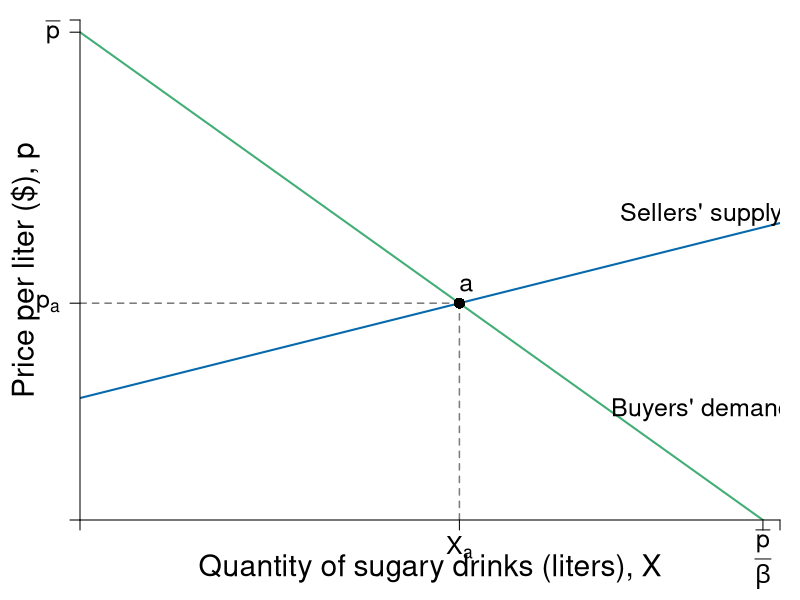

Generate this figure with R:
require(shape)
library(tidyverse)
pdf(file = "firmmarketsupply/sugar_tax_efficiency_nosurplus.pdf", width = 9, height = 7)

#Set parameters for graphics
axislabelsize <- 1.8
labelsize <- 1.5
namesize <- 1.8
annotatesize <- 1.5
graphlinewidth <- 2
segmentlinewidth <- 1.5

COL <- c("#7fc97f", "#beaed4", "#fdc086", "#ffff99", "#386cb0", "#f0027f", "#bf5b17", "#666666")
COLA <- c("#e0f3db", "#99d8c9","#66c2a4","#41ae76", "#238b45", "#005824")
COLB <- c("#c6dbef", "#4eb3d3", "#2b8cbe", "#0868ac","#084081")
COLC <- c("#fcfbfd", "#efedf5", "#dadaeb", "#bcbddc", "#9e9ac8", "#807dba", "#6a51a3", "#54278f", "#3f007d")
Grays <- gray.colors(25, start = 1, end = 0)

par(mar =  c(4, 4, 1, 1))

mrsA <- function(x, rmax = 20, xmax = 10) {
  rmax - (rmax/xmax)*x
}

uA <- function(x, y, rmax = 20, xmax = 10) {
  y + rmax*x - (1/2)(rmax/xmax)*x^2
}

Qs <- function(x, slope = 0.7, tax = 0){
  slope*x + 5 + tax
}

Qs_tax<- function(x, slope = 0.7, tax = 3.5){
  slope*x + 5 + tax
}

xlims <- c(0, 10.25)
ylims <- c(0, 20.5)

npts <- 501 
x <- seq(xlims[1], xlims[2], length.out = npts)
y <- seq(ylims[1], ylims[2], length.out = npts) 
a <- c(46.08, 55, 64)
b <- c(46.08, 55, 64)

#Equilibrium intersections
eq1 <- uniroot(function(x)  mrsA(x) - Qs(x)  , c(.01,10), tol=1e-8)   
eq2 <- uniroot(function(x)  mrsA(x) - Qs_tax(x)  , c(.01,10), tol=1e-8) 
xpre <- as.numeric(eq1[1])
xpost <- as.numeric(eq2[1])

plot(0, 0, xlim = xlims, ylim = ylims, type = "n",
     xlab = expression(paste("")),
     ylab = expression(paste("")), 
     xaxt = "n", 
     yaxt = "n", 
     cex.lab = axislabelsize, 
     bty = "n",
     xaxs = "i", 
     yaxs = "i")


ticksy <- c(0, NA,  Qs(xpre), NA, 20, ylims[2])
ylabels <- c(NA, NA, expression(paste(p[a])), NA, expression(paste(bar(p) )), NA)
ticksx <- c(0, NA, xpre, 10, xlims[2])
xlabels <- c(NA, NA, expression(paste(X[a])), expression(paste(frac(bar(p), beta ) )), NA)


npts <- 500 
xx1 <- seq(xlims[1], xlims[2], length.out = npts)

# Tax Rev 
#xpoly1 <- c(0, xpost, xpost, 0)
#ypoly1 <- c(Qs(xpost), Qs(xpost), Qs_tax(xpost), Qs_tax(xpost))
#polygon(x = xpoly1, y = ypoly1, col = COL[3], density=NULL, border = NA)

# DWL of PS
#xpoly <- c(0, 0, xpre)
#ypoly <- c(Qs(xpost), Qs(xpre), Qs(xpre))
#polygon(x = xpoly, y = ypoly, col = COL[2], density=NULL, border = NA)


# DWL of CS
#xpoly2 <- c(xpost, xpre, xpost) 
#ypoly2 <- c(Qs(xpre), Qs(xpre), Qs_tax(xpost)) 
#polygon(x = xpoly2, y = ypoly2, col = COL[4], density=NULL, border = NA)

# CS 
# xpoly3 <- c(0, 0, xpre)
# ypoly3 <- c(Qs(xpre), mrsA(0), Qs(xpre))
# polygon(x = xpoly3, y = ypoly3, col = COLA[1], density=NULL, border = NA)

# PS
# xpoly4 <- c(0, 0, xpre, 0)
# ypoly4 <- c(Qs(xpre), Qs(0), Qs(xpre), Qs(xpre))
# polygon(x = xpoly4, y = ypoly4, col = COLB[1], density=NULL, border = NA)

# text(2, 7.5, expression(paste("Economic profit")), xpd = TRUE, cex = labelsize)
# text(2, 11.5, expression(paste("Consumer surplus")), xpd = TRUE, cex = labelsize) 
# 

#Lines for mrs graph
lines(xx1, mrsA(xx1), col = COLA[4], lwd = graphlinewidth)

lines(xx1, Qs(xx1), col = COLB[4], lwd = graphlinewidth)
#lines(xx1, Qs_tax(xx1), col = COLB[5], lwd = graphlinewidth)

# Prices
##Price with tax
#segments(0, Qs_tax(xpost), xpost, Qs_tax(xpost), lty = 2, col = "gray" , lwd = segmentlinewidth) 
##Price pre-tax
segments(0, Qs(xpre), xpre, Qs(xpre), lty = 2, col = Grays[20] , lwd = segmentlinewidth)

# Vert Seg from Q 
#segments(xpost, 0, xpost, Qs_tax(xpost), lty = 2, col = "gray" , lwd = segmentlinewidth)

segments(xpre, 0, xpre, Qs(xpre), lty = 2, col = Grays[20]  , lwd = segmentlinewidth)

# Horizontal to PS
#segments(0, Qs(xpost), xpost, Qs(xpost), lty = 2, col = "gray" , lwd = segmentlinewidth)

#Label axes
#mtext(expression(paste("Quantity of sugary drinks (liters), ", X)), side=1, line = 2.5, cex = axislabelsize)
text(0.5*xlims[2], -2, expression(paste("Quantity of sugary drinks (liters), ", X)), xpd = TRUE, cex = axislabelsize) 
text(-0.8, 0.5*ylims[2], expression(paste("Price per liter ($), ", p)), xpd = TRUE, cex = axislabelsize, srt = 90) 

#Label a
#points(xpost, Qs_tax(xpost), pch = 16, col = "black", cex = 1.5)
#text(xpost, Qs_tax(xpost) + 0.75, expression(b), cex = annotatesize)

#Label b
points(xpre, Qs(xpre), pch = 16, col = "black", cex = 1.5)
text(xpre + 0.1, Qs(xpre) + 0.75, expression(a), cex = annotatesize)

#Label c
#points(xpost, Qs(xpost), pch = 16, col = "black", cex = 1.5)
#text(xpost + 0.2, Qs(xpost) - 0.3, expression(d), cex = annotatesize)

#Label d
#points(xpost, Qs(xpre) , pch = 16, col = "black", cex = 1.5)
#text(xpost + 0.2, Qs(xpre) + 0.3, expression(c), cex = annotatesize)

#segments(4.11765, 6.17647, 5.88, 8.88, lty = 1, col = COL[2] , lwd = graphlinewidth)
#text(8.5, 14, expression(paste("Supply with tax, ", tau)), cex = labelsize)
#text(8.5, 14, expression(paste(p(x) == (c + tau) + x)), cex = labelsize)
#text(8.5, 7.8, expression(paste("Pre-tax supply, ", p(x) == c + x)), cex = labelsize)
text(9.1, 12.5, expression(paste("Sellers' supply")), cex = labelsize)

#Label mrs function
text(9.1, 4.5, expression(paste("Buyers' demand")), cex = labelsize)
#Arrows(6, 8.7, 6, 10.9, col = "black", lty = 1, lwd = 2, arr.type = "triangle", arr.lwd = 0.2, code = 3)
#text(6.6, 9.95, expression(paste("Tax" == tau)), cex = labelsize)

# Label CS
#text(1.2, 14, expression(paste("Consumer Surplus")))
axis(1, at = ticksx, pos = 0, labels = FALSE)
text(x = ticksx, par("usr")[3] - 0.4, labels = xlabels, srt = 0, pos = 1, xpd = TRUE, cex = labelsize)
axis(2, at = ticksy, pos = 0, labels = ylabels, las = 1, cex.axis = labelsize)


dev.off()
